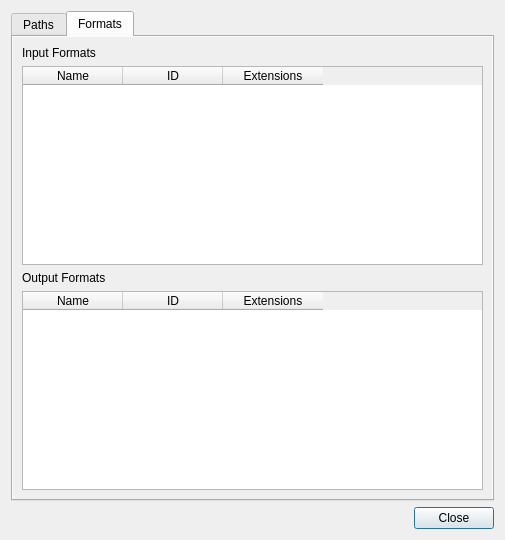
<?xml version="1.0" encoding="UTF-8"?>

<ui version="4.0">
<author>
SPDX-FileCopyrightText: 2019-2023 Mattia Basaglia &lt;dev@dragon.best&gt;
SPDX-FileCopyrightText: 2024 Julius Künzel &lt;julius.kuenzel@kde.org&gt;
SPDX-License-Identifier: GPL-3.0-or-later
</author>
 <class>glaxnimate::gui::AboutEnvironmentDialog</class>
 <widget class="QDialog" name="glaxnimate::gui::AboutEnvironmentDialog">
  <property name="geometry">
   <rect>
    <x>0</x>
    <y>0</y>
    <width>505</width>
    <height>540</height>
   </rect>
  </property>
  <property name="windowTitle">
   <string>About Environment</string>
  </property>
  <layout class="QVBoxLayout" name="verticalLayout_2">
   <item>
    <widget class="QTabWidget" name="tabWidget">
     <property name="currentIndex">
      <number>1</number>
     </property>
     <widget class="QWidget" name="tab_2">
      <attribute name="title">
       <string>Paths</string>
      </attribute>
      <layout class="QVBoxLayout" name="verticalLayout_3">
       <item>
        <widget class="QScrollArea" name="scrollArea_2">
         <property name="widgetResizable">
          <bool>true</bool>
         </property>
         <widget class="QWidget" name="scrollAreaWidgetContents_2">
          <property name="geometry">
           <rect>
            <x>0</x>
            <y>0</y>
            <width>463</width>
            <height>438</height>
           </rect>
          </property>
          <layout class="QVBoxLayout" name="verticalLayout_7">
           <item>
            <widget class="QLabel" name="label">
             <property name="text">
              <string>User Data Directory:</string>
             </property>
            </widget>
           </item>
           <item>
            <layout class="QHBoxLayout" name="horizontalLayout_2">
             <item>
              <widget class="QLineEdit" name="line_user_data">
               <property name="readOnly">
                <bool>true</bool>
               </property>
              </widget>
             </item>
             <item>
              <widget class="QToolButton" name="toolButton">
               <property name="toolTip">
                <string>Open</string>
               </property>
               <property name="text">
                <string>Open</string>
               </property>
               <property name="icon">
                <iconset theme="folder-open"/>
               </property>
              </widget>
             </item>
            </layout>
           </item>
           <item>
            <widget class="QLabel" name="label_3">
             <property name="text">
              <string>Settings File:</string>
             </property>
            </widget>
           </item>
           <item>
            <layout class="QHBoxLayout" name="horizontalLayout_3">
             <item>
              <widget class="QLineEdit" name="line_settings">
               <property name="readOnly">
                <bool>true</bool>
               </property>
              </widget>
             </item>
             <item>
              <widget class="QToolButton" name="toolButton_2">
               <property name="toolTip">
                <string>Open</string>
               </property>
               <property name="text">
                <string>Open</string>
               </property>
               <property name="icon">
                <iconset theme="document-open"/>
               </property>
              </widget>
             </item>
            </layout>
           </item>
           <item>
            <widget class="QLabel" name="label_6">
             <property name="text">
              <string>Backup Directory:</string>
             </property>
            </widget>
           </item>
           <item>
            <layout class="QHBoxLayout" name="horizontalLayout_5">
             <item>
              <widget class="QLineEdit" name="line_backup">
               <property name="readOnly">
                <bool>true</bool>
               </property>
              </widget>
             </item>
             <item>
              <widget class="QToolButton" name="toolButton_3">
               <property name="toolTip">
                <string>Open</string>
               </property>
               <property name="text">
                <string>Open</string>
               </property>
               <property name="icon">
                <iconset theme="folder-open"/>
               </property>
              </widget>
             </item>
            </layout>
           </item>
           <item>
            <widget class="QLabel" name="label_2">
             <property name="text">
              <string>Data Directories:</string>
             </property>
            </widget>
           </item>
           <item>
            <widget class="QListWidget" name="view_data">
             <property name="verticalScrollBarPolicy">
              <enum>Qt::ScrollBarPolicy::ScrollBarAlwaysOff</enum>
             </property>
             <property name="horizontalScrollBarPolicy">
              <enum>Qt::ScrollBarPolicy::ScrollBarAlwaysOff</enum>
             </property>
             <property name="textElideMode">
              <enum>Qt::TextElideMode::ElideMiddle</enum>
             </property>
            </widget>
           </item>
           <item>
            <widget class="QLabel" name="label_5">
             <property name="text">
              <string>Icon Theme Paths:</string>
             </property>
            </widget>
           </item>
           <item>
            <widget class="QListWidget" name="view_icons">
             <property name="verticalScrollBarPolicy">
              <enum>Qt::ScrollBarPolicy::ScrollBarAlwaysOff</enum>
             </property>
             <property name="horizontalScrollBarPolicy">
              <enum>Qt::ScrollBarPolicy::ScrollBarAlwaysOff</enum>
             </property>
             <property name="textElideMode">
              <enum>Qt::TextElideMode::ElideMiddle</enum>
             </property>
            </widget>
           </item>
          </layout>
         </widget>
        </widget>
       </item>
      </layout>
     </widget>
     <widget class="QWidget" name="tab_4">
      <attribute name="title">
       <string>Formats</string>
      </attribute>
      <layout class="QVBoxLayout" name="verticalLayout_8">
       <property name="leftMargin">
        <number>0</number>
       </property>
       <property name="topMargin">
        <number>0</number>
       </property>
       <property name="rightMargin">
        <number>0</number>
       </property>
       <property name="bottomMargin">
        <number>0</number>
       </property>
       <item>
        <widget class="QScrollArea" name="scrollArea_3">
         <property name="frameShape">
          <enum>QFrame::Shape::NoFrame</enum>
         </property>
         <property name="widgetResizable">
          <bool>true</bool>
         </property>
         <widget class="QWidget" name="scrollAreaWidgetContents_3">
          <property name="geometry">
           <rect>
            <x>0</x>
            <y>0</y>
            <width>483</width>
            <height>458</height>
           </rect>
          </property>
          <layout class="QVBoxLayout" name="verticalLayout_9">
           <item>
            <widget class="QLabel" name="label_7">
             <property name="text">
              <string>Input Formats</string>
             </property>
            </widget>
           </item>
           <item>
            <widget class="QTableWidget" name="table_formats_input">
             <property name="verticalScrollBarPolicy">
              <enum>Qt::ScrollBarPolicy::ScrollBarAlwaysOff</enum>
             </property>
             <property name="editTriggers">
              <set>QAbstractItemView::EditTrigger::NoEditTriggers</set>
             </property>
             <property name="textElideMode">
              <enum>Qt::TextElideMode::ElideNone</enum>
             </property>
             <property name="horizontalScrollMode">
              <enum>QAbstractItemView::ScrollMode::ScrollPerPixel</enum>
             </property>
             <attribute name="verticalHeaderVisible">
              <bool>false</bool>
             </attribute>
             <column>
              <property name="text">
               <string>Name</string>
              </property>
             </column>
             <column>
              <property name="text">
               <string>ID</string>
              </property>
             </column>
             <column>
              <property name="text">
               <string>Extensions</string>
              </property>
             </column>
            </widget>
           </item>
           <item>
            <widget class="QLabel" name="label_8">
             <property name="text">
              <string>Output Formats </string>
             </property>
            </widget>
           </item>
           <item>
            <widget class="QTableWidget" name="table_formats_output">
             <property name="verticalScrollBarPolicy">
              <enum>Qt::ScrollBarPolicy::ScrollBarAlwaysOff</enum>
             </property>
             <property name="editTriggers">
              <set>QAbstractItemView::EditTrigger::NoEditTriggers</set>
             </property>
             <property name="textElideMode">
              <enum>Qt::TextElideMode::ElideNone</enum>
             </property>
             <property name="horizontalScrollMode">
              <enum>QAbstractItemView::ScrollMode::ScrollPerPixel</enum>
             </property>
             <attribute name="verticalHeaderVisible">
              <bool>false</bool>
             </attribute>
             <column>
              <property name="text">
               <string>Name</string>
              </property>
             </column>
             <column>
              <property name="text">
               <string>ID</string>
              </property>
             </column>
             <column>
              <property name="text">
               <string>Extensions</string>
              </property>
             </column>
            </widget>
           </item>
          </layout>
         </widget>
        </widget>
       </item>
      </layout>
     </widget>
    </widget>
   </item>
   <item>
    <widget class="QDialogButtonBox" name="buttonBox">
     <property name="orientation">
      <enum>Qt::Orientation::Horizontal</enum>
     </property>
     <property name="standardButtons">
      <set>QDialogButtonBox::StandardButton::Close</set>
     </property>
    </widget>
   </item>
  </layout>
 </widget>
 <resources/>
 <connections>
  <connection>
   <sender>buttonBox</sender>
   <signal>rejected()</signal>
   <receiver>glaxnimate::gui::AboutEnvironmentDialog</receiver>
   <slot>reject()</slot>
   <hints>
    <hint type="sourcelabel">
     <x>26</x>
     <y>458</y>
    </hint>
    <hint type="destinationlabel">
     <x>20</x>
     <y>20</y>
    </hint>
   </hints>
  </connection>
  <connection>
   <sender>view_data</sender>
   <signal>doubleClicked(QModelIndex)</signal>
   <receiver>glaxnimate::gui::AboutEnvironmentDialog</receiver>
   <slot>dir_open(QModelIndex)</slot>
   <hints>
    <hint type="sourcelabel">
     <x>299</x>
     <y>446</y>
    </hint>
    <hint type="destinationlabel">
     <x>617</x>
     <y>401</y>
    </hint>
   </hints>
  </connection>
  <connection>
   <sender>view_icons</sender>
   <signal>doubleClicked(QModelIndex)</signal>
   <receiver>glaxnimate::gui::AboutEnvironmentDialog</receiver>
   <slot>dir_open(QModelIndex)</slot>
   <hints>
    <hint type="sourcelabel">
     <x>388</x>
     <y>563</y>
    </hint>
    <hint type="destinationlabel">
     <x>556</x>
     <y>366</y>
    </hint>
   </hints>
  </connection>
  <connection>
   <sender>toolButton_2</sender>
   <signal>clicked()</signal>
   <receiver>glaxnimate::gui::AboutEnvironmentDialog</receiver>
   <slot>open_settings_file()</slot>
   <hints>
    <hint type="sourcelabel">
     <x>458</x>
     <y>264</y>
    </hint>
    <hint type="destinationlabel">
     <x>504</x>
     <y>265</y>
    </hint>
   </hints>
  </connection>
  <connection>
   <sender>toolButton_3</sender>
   <signal>clicked()</signal>
   <receiver>glaxnimate::gui::AboutEnvironmentDialog</receiver>
   <slot>open_backup()</slot>
   <hints>
    <hint type="sourcelabel">
     <x>435</x>
     <y>308</y>
    </hint>
    <hint type="destinationlabel">
     <x>653</x>
     <y>342</y>
    </hint>
   </hints>
  </connection>
  <connection>
   <sender>toolButton</sender>
   <signal>clicked()</signal>
   <receiver>glaxnimate::gui::AboutEnvironmentDialog</receiver>
   <slot>open_user_data()</slot>
   <hints>
    <hint type="sourcelabel">
     <x>458</x>
     <y>200</y>
    </hint>
    <hint type="destinationlabel">
     <x>504</x>
     <y>220</y>
    </hint>
   </hints>
  </connection>
 </connections>
 <slots>
  <slot>open_user_data()</slot>
  <slot>open_settings_file()</slot>
  <slot>copy_system()</slot>
  <slot>about_qt()</slot>
  <slot>dir_open(QModelIndex)</slot>
  <slot>open_backup()</slot>
 </slots>
</ui>
